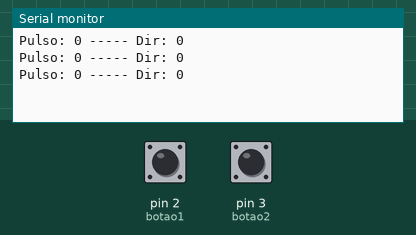
Simulated run of this program. Board: Arduino Nano, built with avr-gcc and run on an emulated ATmega328P. Shown: the last lines printed to the serial monitor. The test bench sets the inputs (shaded band); at power-on: pin 2 (botao1) HIGH, pin 3 (botao2) HIGH.

Above: at 1.2 s.
1.3 s: pin 2 (botao1) pulled LOW for 0.15 s
At 1.9 s:
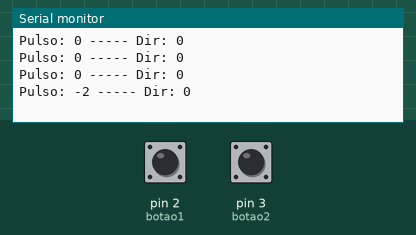
2.9 s: pin 3 (botao2) pulled LOW for 0.15 s
At 3.4 s:
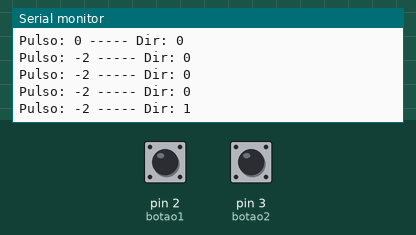
4.5 s: pin 3 (botao2) pulled LOW for 1 s
At 5.9 s:
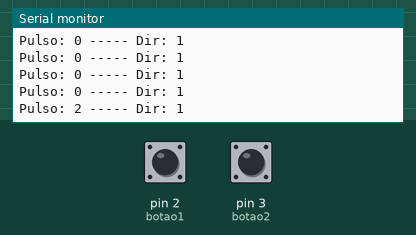
7.0 s: pin 2 (botao1) pulled LOW for 1 s
At 7.4 s:
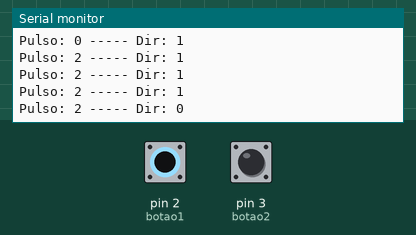
Timing chart, 0 to 10.0 s (numbered marks = the images above; inputs shaded):
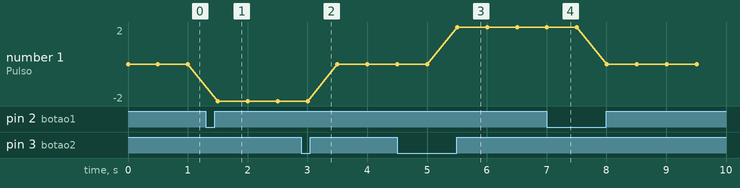

Measured:
- after the input at 1.3 s, the serial monitor: prints a new line after 0.20 s (image 1)
- after the input at 2.9 s, the serial monitor: prints a new line after 0.10 s (image 2)
- after the input at 4.5 s, the serial monitor: prints a new line after 1.0 s (image 3)
- after the input at 7.0 s, the serial monitor: prints a new line at once (image 4)
- plotted number 1: 0 → -2 after the input at 1.3 s, 0 → 2 after the input at 4.5 s

The program:

main.cpp
```cpp
#include <Arduino.h>

volatile int long counterAB = 0;
volatile int long counterABatual = 0;

uint8_t dir = 0;
#define botao1 2
#define botao2 3

void a0()
{
  if (digitalRead(botao2) == LOW)
  {
    dir = 1;
    delay(100);
  }
  else
  {
    dir = 0;
    delay(100);
  }
  if (digitalRead(botao2) == HIGH && digitalRead(botao1) == LOW)
  {
    counterAB++;
    delay(100);
  }
  else
  {
    counterAB--;
    delay(100);
  }

  if (digitalRead(botao2) == LOW && digitalRead(botao1) == HIGH)
  {
    counterAB++;
    delay(100);
  }
  else
  {
    counterAB--;
    delay(100);
  }
}
void a1()
{

  // Determina qual o sentido de giro do encoder para o contador de voltas
  if (digitalRead(botao1) == HIGH)
  {
    dir = 1;
    delay(100);
  }
  else
  {
    dir = 0;
    delay(100);
  }
  // Incrementa ou decrementa o contador de acordo com a condição do sinal no canal A
  if (digitalRead(botao1) == LOW && digitalRead(botao2) == HIGH)
  {
    counterAB--;
    delay(100);
  }
  else
  {
    counterAB++;
    delay(100);
  }

  if (digitalRead(botao1) == HIGH && digitalRead(botao2) == LOW)
  {
    counterAB--;
    delay(100);
  }
  else
  {
    counterAB++;
    delay(100);
  }
}

void setup()
{
  Serial.begin(115200);
  pinMode(botao1, INPUT_PULLUP);
  pinMode(botao2, INPUT_PULLUP);

  attachInterrupt(digitalPinToInterrupt(botao1), a0, CHANGE);
  attachInterrupt(digitalPinToInterrupt(botao2), a1, CHANGE);
}

void loop()
{
  Serial.print("Pulso: ");
  Serial.print(counterAB);
  Serial.print(" ----- Dir: ");
  Serial.println(dir);
  delay(500);
}
```
